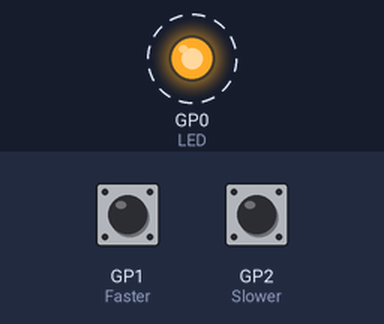
A program run on a simulated Raspberry Pi Pico running MicroPython. Shown: output pins drawn as LEDs (lit = HIGH). Dashed ring = blinking. Inputs (shaded band) come from the test bench; at power-on: GP1 (Faster) HIGH, GP2 (Slower) HIGH.

Above: at 0.5 s.
Timing chart, 0 to 4.6 s (numbered marks = the images above):
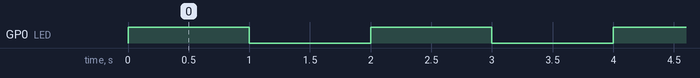

Measured:
- by itself, GP0 (LED): alternates HIGH for 1.0 s and LOW for 1.0 s

The program:

LEDrate.py
```python
#---------------------------------------------------------
#				CHANGE THE LED FLASHING RATE
#				============================
#
# In this program an external LED and two pushbuttons are
# connected to Pico. Pressing Faster flashes the LED faster,
# and pressing Slower flashes the LED slower
#
# Author: Dogan Ibrahim
# File  : LEDrate.py
# Date  : February, 2021
#----------------------------------------------------------
from machine import Pin
import utime

LED = Pin(0, Pin.OUT)			# LED at pin GP0
Faster = Pin(1, Pin.IN)			# Faster at pin GP1
Slower = Pin(2, Pin.IN)			# Slower at pin GP2
dly = 1.0						# Default delay

#
# This is the interrupt service routine. Whenever pushbutton
# Faster is pressed, the program jumps here and decrements
# delay to make the flashing faster
#
def Flash_Faster(Faster):
   global dly
   dly = dly - 0.1

#
# This is the interrupt service routine. Whenever pushbutton
# Slower is pressed, the program jumps here and increments
# delay to make the flashing slower
#
def Flash_Slower(Slower):
    global dly
    dly = dly + 0.1

#
# Configure the external interrupts
#
Faster.irq(handler=Flash_Faster,trigger=Faster.IRQ_FALLING)
Slower.irq(handler=Flash_Slower,trigger=Slower.IRQ_FALLING)

#
# Main program loop
#
while True:
    LED.value(1)				# LED ON
    utime.sleep(dly)			# Delay dly
    LED.value(0)				# LED OFF
    utime.sleep(dly)			# Delay dly
```
